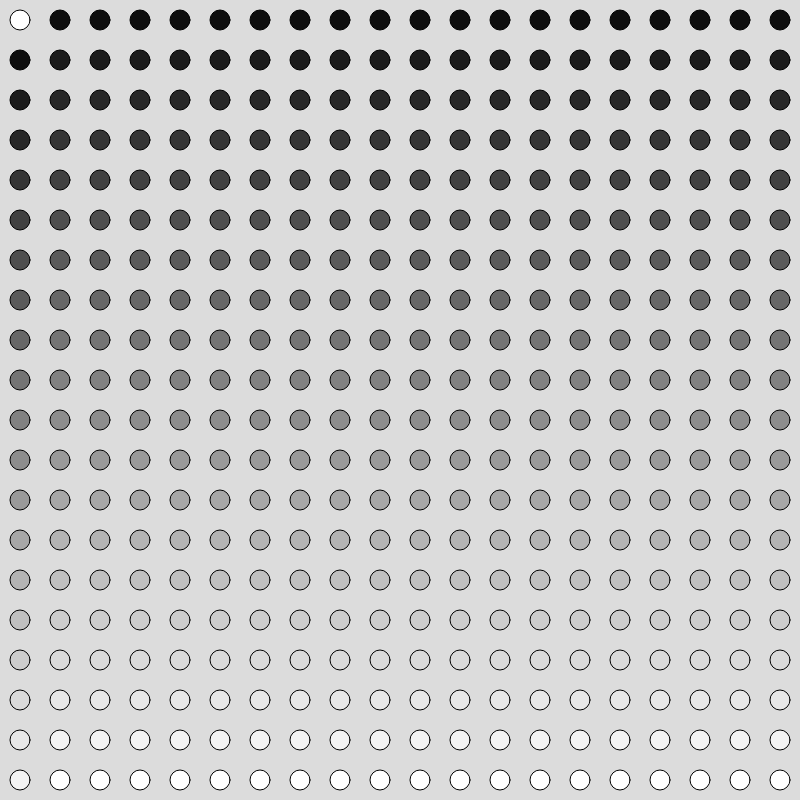
Frame 1 (no input)
Frame 60 (no input): identical to frame 1, image omitted
Frame 120 (the mouse pressed at the canvas centre since frame 60): identical to frame 1, image omitted

The p5.js sketch that drew this single still picture (run headless with seeded random() and noise() and a simulated clock; from frame 60 on, the mouse is pressed at the canvas centre):

// p5.js sketch
// ── sketch.js
x=1;
function setup() {

  createCanvas(800, 800);
  background(220);


  // vert y-axis
  for (let i = 0; i < width; i += 40) {
    if (i % 20 === 0){
      x+=12.75;
    }
    // horizontal x-axis
    for(let j = 0; j < height; j+= 40){
      circle(j+20, i + 20, 20);
      if (x === 0){
        x = 1;
      }
      fill(x);
      
    }

  }
}

function draw() {

}
